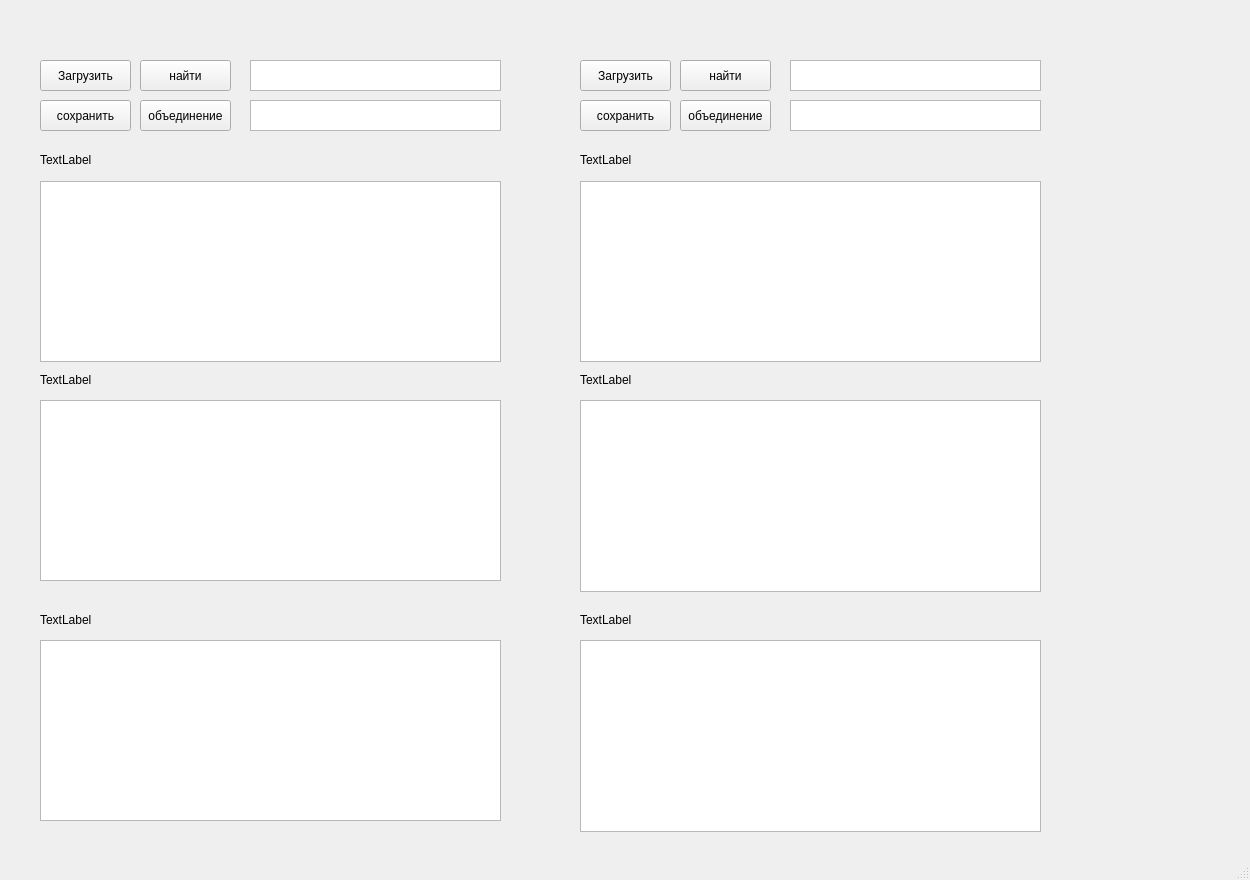
<?xml version="1.0" encoding="UTF-8"?>
<ui version="4.0">
 <class>MainWindow</class>
 <widget class="QMainWindow" name="MainWindow">
  <property name="geometry">
   <rect>
    <x>0</x>
    <y>0</y>
    <width>1250</width>
    <height>880</height>
   </rect>
  </property>
  <property name="windowTitle">
   <string>MainWindow</string>
  </property>
  <widget class="QWidget" name="centralwidget">
   <widget class="QPushButton" name="pushButton_comp_load">
    <property name="geometry">
     <rect>
      <x>40</x>
      <y>60</y>
      <width>91</width>
      <height>31</height>
     </rect>
    </property>
    <property name="text">
     <string>Загрузить</string>
    </property>
   </widget>
   <widget class="QPushButton" name="pushButton_comp_save">
    <property name="geometry">
     <rect>
      <x>40</x>
      <y>100</y>
      <width>91</width>
      <height>31</height>
     </rect>
    </property>
    <property name="text">
     <string>сохранить</string>
    </property>
   </widget>
   <widget class="QPushButton" name="pushButton_comp_unite">
    <property name="geometry">
     <rect>
      <x>140</x>
      <y>100</y>
      <width>91</width>
      <height>31</height>
     </rect>
    </property>
    <property name="text">
     <string>объединение</string>
    </property>
   </widget>
   <widget class="QPushButton" name="pushButton_comp_find">
    <property name="geometry">
     <rect>
      <x>140</x>
      <y>60</y>
      <width>91</width>
      <height>31</height>
     </rect>
    </property>
    <property name="text">
     <string>найти</string>
    </property>
   </widget>
   <widget class="QTextEdit" name="textEdit_comp_find_name">
    <property name="geometry">
     <rect>
      <x>250</x>
      <y>60</y>
      <width>251</width>
      <height>31</height>
     </rect>
    </property>
   </widget>
   <widget class="QTextEdit" name="textEdit_comp_find_result">
    <property name="geometry">
     <rect>
      <x>250</x>
      <y>100</y>
      <width>251</width>
      <height>31</height>
     </rect>
    </property>
    <property name="readOnly">
     <bool>true</bool>
    </property>
   </widget>
   <widget class="QLabel" name="label_comp_united">
    <property name="geometry">
     <rect>
      <x>40</x>
      <y>610</y>
      <width>451</width>
      <height>20</height>
     </rect>
    </property>
    <property name="text">
     <string>TextLabel</string>
    </property>
   </widget>
   <widget class="QLabel" name="label_comp_second">
    <property name="geometry">
     <rect>
      <x>40</x>
      <y>370</y>
      <width>451</width>
      <height>20</height>
     </rect>
    </property>
    <property name="text">
     <string>TextLabel</string>
    </property>
   </widget>
   <widget class="QLabel" name="label_comp_first">
    <property name="geometry">
     <rect>
      <x>40</x>
      <y>150</y>
      <width>451</width>
      <height>20</height>
     </rect>
    </property>
    <property name="text">
     <string>TextLabel</string>
    </property>
   </widget>
   <widget class="QPushButton" name="pushButton_bag_unite">
    <property name="geometry">
     <rect>
      <x>680</x>
      <y>100</y>
      <width>91</width>
      <height>31</height>
     </rect>
    </property>
    <property name="text">
     <string>объединение</string>
    </property>
   </widget>
   <widget class="QTableWidget" name="tableWidget_bag_united">
    <property name="geometry">
     <rect>
      <x>580</x>
      <y>640</y>
      <width>461</width>
      <height>192</height>
     </rect>
    </property>
   </widget>
   <widget class="QTextEdit" name="textEdit_bag_find_result">
    <property name="geometry">
     <rect>
      <x>790</x>
      <y>100</y>
      <width>251</width>
      <height>31</height>
     </rect>
    </property>
    <property name="readOnly">
     <bool>true</bool>
    </property>
   </widget>
   <widget class="QLabel" name="label_bag_second">
    <property name="geometry">
     <rect>
      <x>580</x>
      <y>370</y>
      <width>451</width>
      <height>20</height>
     </rect>
    </property>
    <property name="text">
     <string>TextLabel</string>
    </property>
   </widget>
   <widget class="QPushButton" name="pushButton_bag_load">
    <property name="geometry">
     <rect>
      <x>580</x>
      <y>60</y>
      <width>91</width>
      <height>31</height>
     </rect>
    </property>
    <property name="text">
     <string>Загрузить</string>
    </property>
   </widget>
   <widget class="QTextEdit" name="textEdit_bag_find_name">
    <property name="geometry">
     <rect>
      <x>790</x>
      <y>60</y>
      <width>251</width>
      <height>31</height>
     </rect>
    </property>
   </widget>
   <widget class="QLabel" name="label_bag_first">
    <property name="geometry">
     <rect>
      <x>580</x>
      <y>150</y>
      <width>451</width>
      <height>20</height>
     </rect>
    </property>
    <property name="text">
     <string>TextLabel</string>
    </property>
   </widget>
   <widget class="QPushButton" name="pushButton_bag_find">
    <property name="geometry">
     <rect>
      <x>680</x>
      <y>60</y>
      <width>91</width>
      <height>31</height>
     </rect>
    </property>
    <property name="text">
     <string>найти</string>
    </property>
   </widget>
   <widget class="QTableWidget" name="tableWidget_bag_first">
    <property name="geometry">
     <rect>
      <x>580</x>
      <y>181</y>
      <width>461</width>
      <height>181</height>
     </rect>
    </property>
   </widget>
   <widget class="QPushButton" name="pushButton_bag_save">
    <property name="geometry">
     <rect>
      <x>580</x>
      <y>100</y>
      <width>91</width>
      <height>31</height>
     </rect>
    </property>
    <property name="text">
     <string>сохранить</string>
    </property>
   </widget>
   <widget class="QTableWidget" name="tableWidget_bag_second">
    <property name="geometry">
     <rect>
      <x>580</x>
      <y>400</y>
      <width>461</width>
      <height>192</height>
     </rect>
    </property>
   </widget>
   <widget class="QLabel" name="label_bag_united">
    <property name="geometry">
     <rect>
      <x>580</x>
      <y>610</y>
      <width>451</width>
      <height>20</height>
     </rect>
    </property>
    <property name="text">
     <string>TextLabel</string>
    </property>
   </widget>
   <widget class="QTableView" name="tableView_comp_first">
    <property name="geometry">
     <rect>
      <x>40</x>
      <y>181</y>
      <width>461</width>
      <height>181</height>
     </rect>
    </property>
   </widget>
   <widget class="QTableView" name="tableView_comp_second">
    <property name="geometry">
     <rect>
      <x>40</x>
      <y>400</y>
      <width>461</width>
      <height>181</height>
     </rect>
    </property>
   </widget>
   <widget class="QTableView" name="tableView_comp_united">
    <property name="geometry">
     <rect>
      <x>40</x>
      <y>640</y>
      <width>461</width>
      <height>181</height>
     </rect>
    </property>
   </widget>
  </widget>
  <widget class="QMenuBar" name="menubar">
   <property name="geometry">
    <rect>
     <x>0</x>
     <y>0</y>
     <width>1250</width>
     <height>22</height>
    </rect>
   </property>
  </widget>
  <widget class="QStatusBar" name="statusbar"/>
 </widget>
 <resources/>
 <connections/>
</ui>
